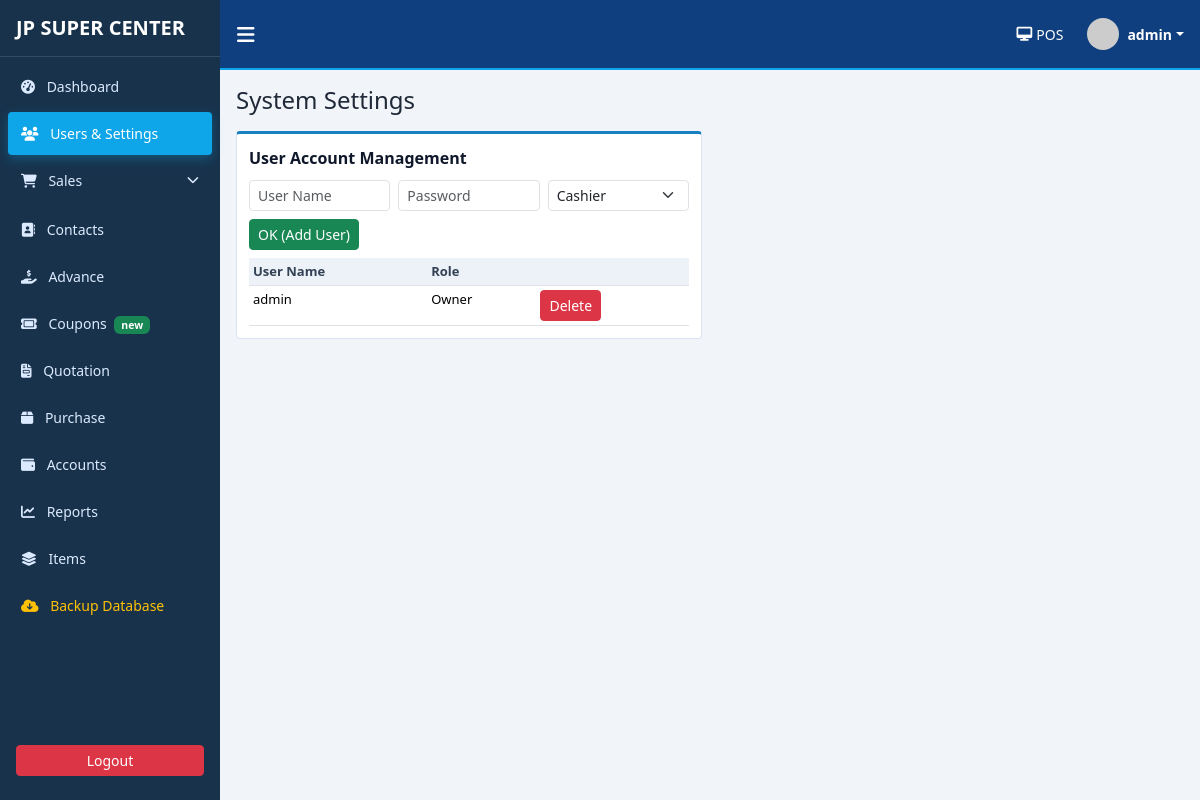
The page /settings (signed in) on the database as committed earlier.
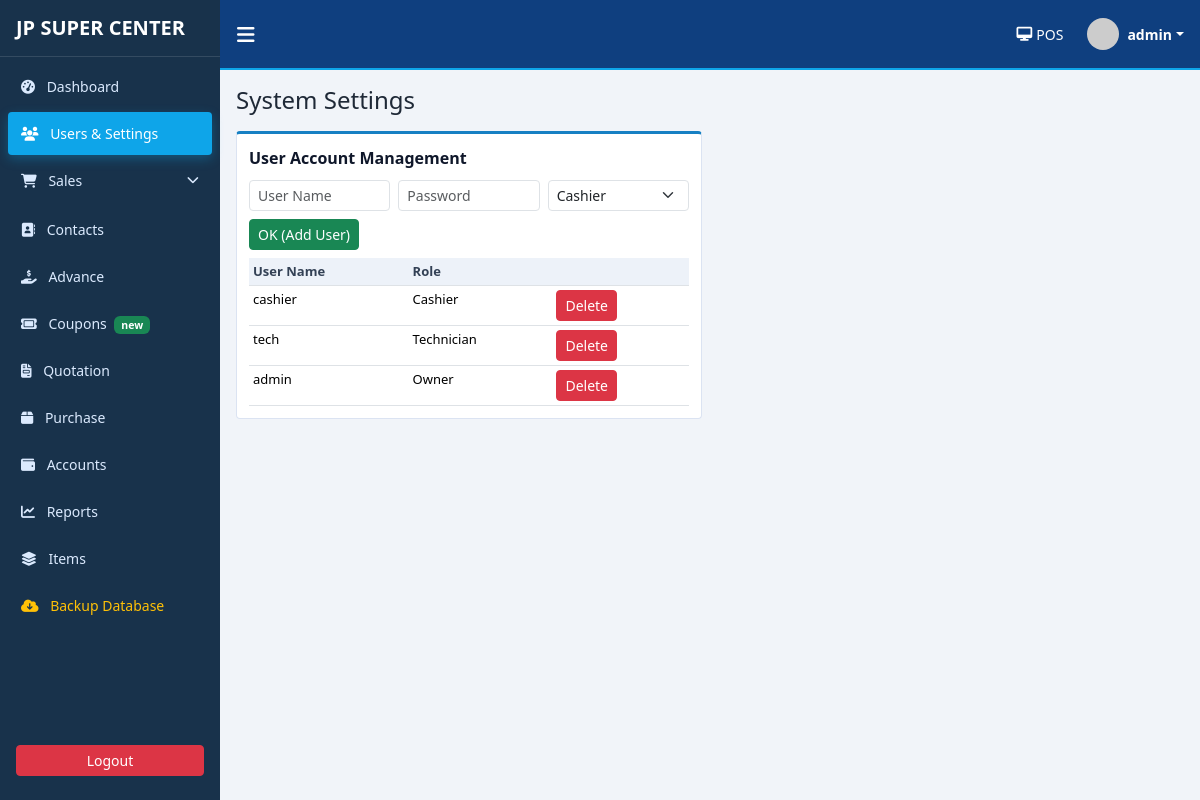
The same page on the database as committed later.
### pos_app/models.py (models this page shows, shortened)
class User(UserMixin, db.Model):
    __tablename__ = "users"
    id = db.Column(db.Integer, primary_key=True)
    username = db.Column(db.String(80), unique=True, nullable=False, index=True)
    password_hash = db.Column(db.String(255), nullable=False)
    role = db.Column(db.String(30), nullable=False, default="Cashier")
    full_name = db.Column(db.String(120), nullable=True)
    is_active_user = db.Column(db.Boolean, default=True, nullable=False)
    created_at = db.Column(db.DateTime, default=datetime.utcnow, nullable=False)
    sales = db.relationship("Sale", backref="cashier", lazy=True)
    login_history = db.relationship("LoginHistory", backref="user", lazy=True)

### pos_app/routes.py (the view, shortened to what this page needs)
@main_bp.route("/settings", methods=["GET", "POST"])
@login_required
@role_required("Owner", "Technician")
def settings():
    setting = ShopSetting.query.first()
    if not setting:
        setting = ShopSetting(shop_name="JP SUPER CENTER")
        db.session.add(setting)
        db.session.commit()
    users = User.query.order_by(User.created_at.desc()).all()
    devices = DeviceSetting.query.order_by(DeviceSetting.created_at.desc()).all()
    return render_template("settings.html", users=users, devices=devices)

### pos_app/utils.py (called while the page is built)
def role_required(*roles):
    def decorator(f):
        @wraps(f)
        def decorated_function(*args, **kwargs):
            if not current_user.is_authenticated or current_user.role not in roles:
                flash("You do not have permission to access this page.", "danger")
                return redirect(url_for("main.dashboard"))
            return f(*args, **kwargs)
        return decorated_function
    return decorator

### pos_app/templates/settings.html (shortened to what this page needs)
{% extends "base.html" %}
{% block content %}
<h4 class="mb-3">System Settings</h4>
<div class="row g-3">
    <div class="col-xl-6">
        <div class="panel">
            <div class="panel-title">User Account Management</div>
            <form method="post" class="row g-2">
                <div class="col-md-4">
                    <input name="username" class="form-control form-control-sm" placeholder="User Name" required>
                </div>
                <div class="col-md-4">
                    <input type="password" name="password" class="form-control form-control-sm" placeholder="Password" required>
                </div>
                <div class="col-md-4">
                    <select name="role" class="form-select form-select-sm">
                        <option value="Cashier">Cashier</option>
                    </select>
                </div>
                <div class="col-12">
                    <button class="btn btn-sm btn-success">OK (Add User)</button>
                </div>
            </form>
            <div class="table-responsive mt-2">
                <table class="table table-sm table-board">
                    <thead><tr><th>User Name</th><th>Role</th><th></th></tr></thead>
                    <tbody>
                        {% for user in users %}
                            <tr>
                                <td>{{ user.username }}</td>
                                <td>{{ user.role }}</td>
                                <td>
                                    <form method="post">
                                        <button class="btn btn-sm btn-danger">Delete</button>
                                    </form>
                                </td>
                            </tr>
                        {% else %}
                            <tr><td colspan="3" class="text-center text-muted">No users available.</td></tr>
                        {% endfor %}
                    </tbody>
                </table>
            </div>
        </div>
    </div>
</div>
{% endblock %}

### pos_app/templates/base.html (shortened to what the changed rows need)
<!doctype html>
<html lang="en">
<head>
    <link href="https://cdn.jsdelivr.net/npm/bootstrap@5.3.3/dist/css/bootstrap.min.css" rel="stylesheet">
    <link rel="stylesheet" href="https://cdnjs.cloudflare.com/ajax/libs/font-awesome/6.5.1/css/all.min.css">
    <link rel="stylesheet" href="{{ url_for('static', filename='css/styles.css') }}">
</head>
<body>
    <div class="app-shell">
        <section class="main-pane">
            <header class="topbar d-flex justify-content-between align-items-center px-3">
                <div class="d-flex align-items-center gap-4">
                    <div class="dropdown">
                        <div class="d-flex align-items-center dropdown-toggle" style="cursor: pointer;" data-bs-toggle="dropdown">
                            <img src="https://ui-avatars.com/api/?name={{ current_user.username }}&background=random"
                                class="rounded-circle me-2" width="32" height="32">
                            <div class="small fw-semibold">{{ current_user.username }}</div>
                        </div>
                    </div>
                </div>
            </header>
            <main class="content-pane p-3">
                {% block content %}{% endblock %}
            </main>
        </section>
    </div>
</body>
</html>

Rows that differ between the two databases and show on the page:
added User: username "cashier", role "Cashier"
added User: username "tech", role "Technician"
